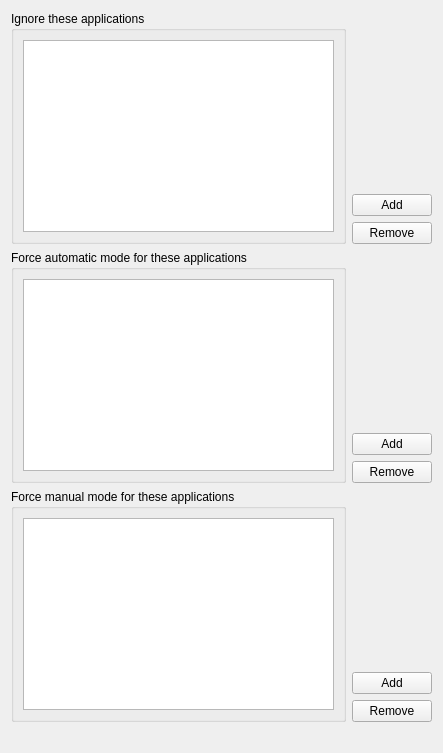
     <widget class="TabBar" name="tabApplications">
      <property name="locale">
       <locale language="English" country="UnitedStates"/>
      </property>
      <attribute name="title">
       <string>Applications</string>
      </attribute>
      <layout class="QGridLayout" name="gridLayout_5">
       <item row="0" column="0">
        <widget class="QGroupBox" name="groupBox_2">
         <property name="minimumSize">
          <size>
           <width>335</width>
           <height>0</height>
          </size>
         </property>
         <property name="maximumSize">
          <size>
           <width>16777215</width>
           <height>16777215</height>
          </size>
         </property>
         <property name="title">
          <string>Ignore these applications</string>
         </property>
         <layout class="QGridLayout" name="gridLayout_21">
          <item row="0" column="0">
           <widget class="QListWidget" name="taApplication_lstAppNotUsed"/>
          </item>
         </layout>
        </widget>
       </item>
       <item row="0" column="1">
        <layout class="QVBoxLayout" name="verticalLayout_8">
         <property name="sizeConstraint">
          <enum>QLayout::SetMaximumSize</enum>
         </property>
         <item>
          <spacer name="verticalSpacer_3">
           <property name="orientation">
            <enum>Qt::Vertical</enum>
           </property>
           <property name="sizeHint" stdset="0">
            <size>
             <width>20</width>
             <height>40</height>
            </size>
           </property>
          </spacer>
         </item>
         <item>
          <widget class="QPushButton" name="taApplication_cmdAdd_NotUsed">
           <property name="maximumSize">
            <size>
             <width>9999</width>
             <height>23</height>
            </size>
           </property>
           <property name="text">
            <string>Add</string>
           </property>
          </widget>
         </item>
         <item>
          <widget class="QPushButton" name="taApplication_cmdDel_NotUsed">
           <property name="maximumSize">
            <size>
             <width>9999</width>
             <height>23</height>
            </size>
           </property>
           <property name="text">
            <string>Remove</string>
           </property>
          </widget>
         </item>
        </layout>
       </item>
       <item row="1" column="0">
        <widget class="QGroupBox" name="groupBox_4">
         <property name="minimumSize">
          <size>
           <width>335</width>
           <height>0</height>
          </size>
         </property>
         <property name="maximumSize">
          <size>
           <width>16777215</width>
           <height>16777215</height>
          </size>
         </property>
         <property name="title">
          <string>Force automatic mode for these applications</string>
         </property>
         <layout class="QGridLayout" name="gridLayout_23">
          <item row="0" column="0">
           <widget class="QListWidget" name="taApplication_lstAppAutoMode"/>
          </item>
         </layout>
        </widget>
       </item>
       <item row="1" column="1">
        <layout class="QVBoxLayout" name="verticalLayout_7">
         <property name="sizeConstraint">
          <enum>QLayout::SetMaximumSize</enum>
         </property>
         <item>
          <spacer name="verticalSpacer_4">
           <property name="orientation">
            <enum>Qt::Vertical</enum>
           </property>
           <property name="sizeHint" stdset="0">
            <size>
             <width>20</width>
             <height>40</height>
            </size>
           </property>
          </spacer>
         </item>
         <item>
          <widget class="QPushButton" name="taApplication_cmdAdd_AutoMode">
           <property name="maximumSize">
            <size>
             <width>9999</width>
             <height>23</height>
            </size>
           </property>
           <property name="text">
            <string>Add</string>
           </property>
          </widget>
         </item>
         <item>
          <widget class="QPushButton" name="taApplication_cmdDel_AutoMode">
           <property name="maximumSize">
            <size>
             <width>9999</width>
             <height>23</height>
            </size>
           </property>
           <property name="text">
            <string>Remove</string>
           </property>
          </widget>
         </item>
        </layout>
       </item>
       <item row="2" column="0">
        <widget class="QGroupBox" name="groupBox_3">
         <property name="minimumSize">
          <size>
           <width>335</width>
           <height>0</height>
          </size>
         </property>
         <property name="maximumSize">
          <size>
           <width>16777215</width>
           <height>16777215</height>
          </size>
         </property>
         <property name="title">
          <string>Force manual mode for these applications</string>
         </property>
         <layout class="QGridLayout" name="gridLayout_22">
          <item row="0" column="0">
           <widget class="QListWidget" name="taApplication_lstAppManualMode"/>
          </item>
         </layout>
        </widget>
       </item>
       <item row="2" column="1">
        <layout class="QVBoxLayout" name="verticalLayout_6">
         <item>
          <spacer name="verticalSpacer_5">
           <property name="orientation">
            <enum>Qt::Vertical</enum>
           </property>
           <property name="sizeHint" stdset="0">
            <size>
             <width>20</width>
             <height>40</height>
            </size>
           </property>
          </spacer>
         </item>
         <item>
          <widget class="QPushButton" name="taApplication_cmdAdd_ManualMode">
           <property name="maximumSize">
            <size>
             <width>9999</width>
             <height>23</height>
            </size>
           </property>
           <property name="text">
            <string>Add</string>
           </property>
          </widget>
         </item>
         <item>
          <widget class="QPushButton" name="taApplication_cmdDel_ManualMode">
           <property name="maximumSize">
            <size>
             <width>9999</width>
             <height>23</height>
            </size>
           </property>
           <property name="text">
            <string>Remove</string>
           </property>
          </widget>
         </item>
        </layout>
       </item>
       <item row="3" column="0">
        <spacer name="horizontalSpacer_4">
         <property name="orientation">
          <enum>Qt::Horizontal</enum>
         </property>
         <property name="sizeHint" stdset="0">
          <size>
           <width>40</width>
           <height>20</height>
          </size>
         </property>
        </spacer>
       </item>
      </layout>
     </widget>
